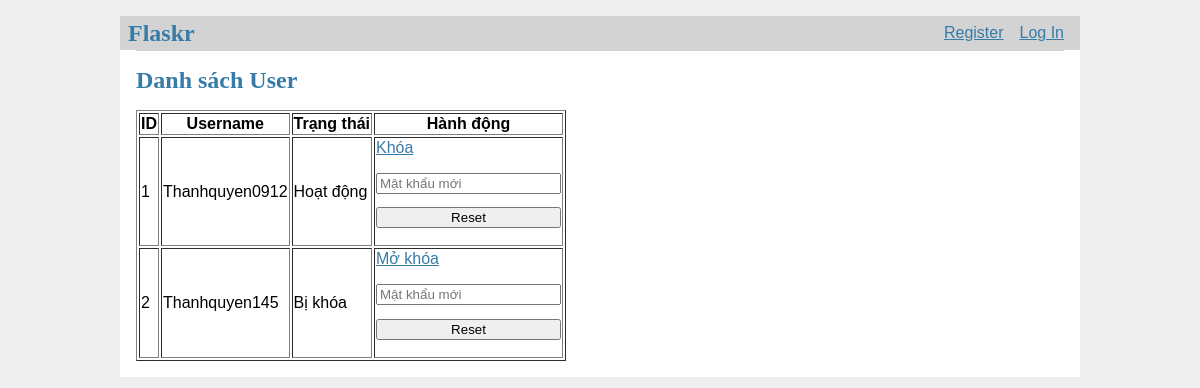
Before: /admin/users with the older database file.
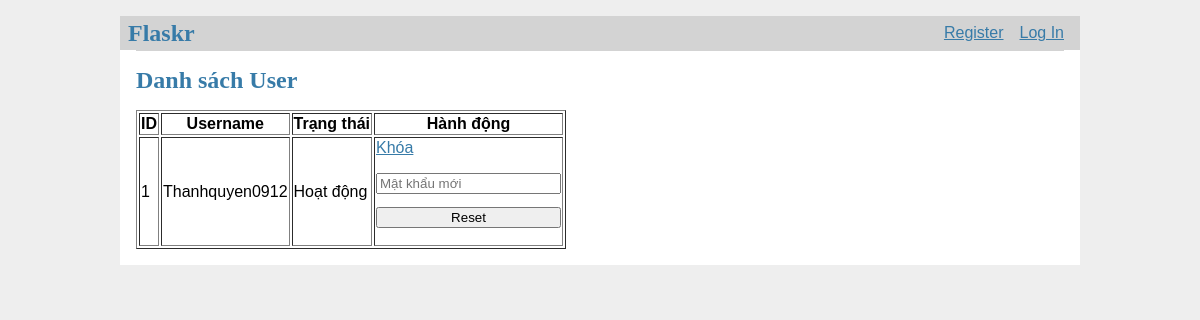
After: the same page with the newer database file.
### tables this page shows
CREATE TABLE user (
  id INTEGER PRIMARY KEY AUTOINCREMENT,
  username TEXT UNIQUE NOT NULL,
  password TEXT NOT NULL,
  is_blocked INTEGER DEFAULT 0
);

### flaskr/admin.py (the view)
@bp.route('/users')
def user_list():
    db = get_db()
    users = db.execute("SELECT id, username, is_blocked FROM user").fetchall()
    return render_template('admin/users.html', users=users)

### flaskr/auth.py (called while the page is built)
@bp.before_app_request
def load_logged_in_user():
    user_id = session.get('user_id')
    if user_id is None:
        g.user = None
    else:
        g.user = get_db().execute(
            'SELECT * FROM user WHERE id = ?', (user_id,)
        ).fetchone()

### flaskr/db.py (called while the page is built)
def get_db():
    if 'db' not in g:
        g.db = sqlite3.connect(
            current_app.config['DATABASE'],
            detect_types=sqlite3.PARSE_DECLTYPES
        )
        g.db.row_factory = sqlite3.Row
    return g.db

### flaskr/templates/admin/users.html
{% extends 'base.html' %}
{% block content %}
  <h1>Danh sách User</h1>
  <table border="1">
    <tr>
      <th>ID</th>
      <th>Username</th>
      <th>Trạng thái</th>
      <th>Hành động</th>
    </tr>
    {% for user in users %}
      <tr>
        <td>{{ user.id }}</td>
        <td>{{ user.username }}</td>
        <td>{{ "Bị khóa" if user.is_blocked else "Hoạt động" }}</td>
        <td>
          <a href="{{ url_for('admin.block', user_id=user.id) }}">
            {{ "Mở khóa" if user.is_blocked else "Khóa" }}
          </a>
          <form method="post" action="{{ url_for('admin.reset', user_id=user.id) }}">
            <input type="password" name="new_password" placeholder="Mật khẩu mới" required>
            <button type="submit">Reset</button>
          </form>
        </td>
      </tr>
    {% endfor %}
  </table>
{% endblock %}

Changed rows visible on the page:
removed user: id "2", username "Thanhquyen145", is_blocked "Bị khóa", is_blocked "Mở khóa"
